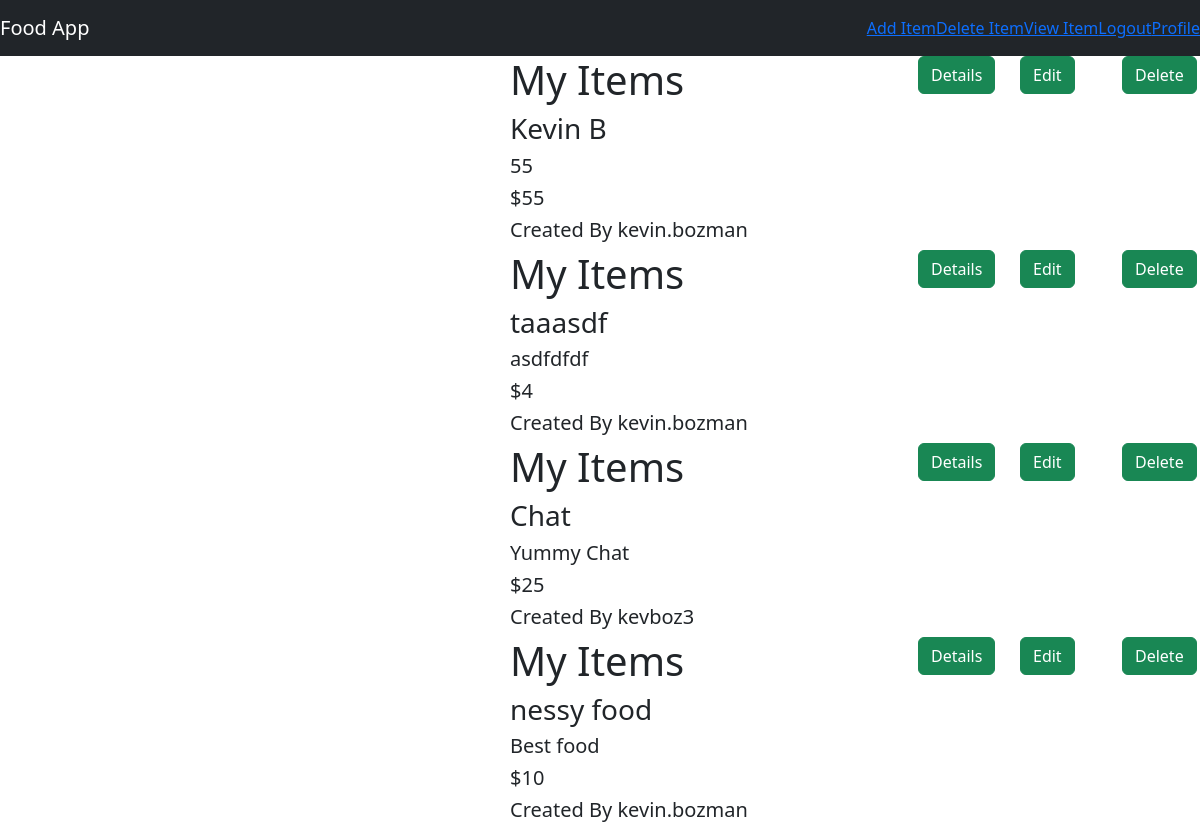
The page /food/ (signed in) on the database its author committed.
### food/models.py (models this page shows, shortened)
class Item(models.Model):
    item_name = models.CharField(max_length=200)
    item_desc = models.CharField(max_length=200)
    item_price = models.IntegerField()
    item_image = models.CharField(max_length=500, default="ff")
    user_name = models.ForeignKey(User, on_delete=models.CASCADE, default=1)

### food/views.py (the view)
# urls.py: path('', views.IndexClassView.as_view(), name='index'),
class IndexClassView(ListView):
    model = Item
    template_name = 'food/index.html'
    context_object_name = 'items' # this is the name of the object that is passed to the template so it's used for variables

### food/templates/food/index.html (shortened to what this page needs)
{% extends "food/base.html" %}
{% block body %}
    {% for item in items %}
        <div class="row">
            <div class="col-md-3 offset-md-2">
            </div>
            <div class="col-md-4">
                <h1>My Items</h1>
            <h3>{{item.item_name}}</h3>
            <h5>{{item.item_desc}}</h5>
            <h5>${{item.item_price}}</h5>
            <h5>Created By {{item.user_name}}</h5>
            </div>
            <div class="col-md-1">
                <a href="{% url 'food:detail' item.id %}" class="btn btn-success btn-primary">Details</a>
            </div>
            <div class="col-md-1">
                <a href="{% url 'food:update-item' item.id %}" class="btn btn-success btn-primary">Edit</a>
            </div>
            <div class="col-md-1">
                <a href="{% url 'food:delete-item' item.id %}" class="btn btn-success btn-primary">Delete</a>
            </div>
        </div>
    {% endfor %}
{% endblock %}

### food/static/food/style.css (style rules this page uses)
body { background-color:gray }

### rows shown on the page
Item: item_name "Kevin B", item_desc "55", item_price "55", user_name "kevin.bozman"
Item: item_name "taaasdf", item_desc "asdfdfdf", item_price "4", user_name "kevin.bozman"
Item: item_name "Chat", item_desc "Yummy Chat", item_price "25", user_name "kevboz3"
Item: item_name "nessy food", item_desc "Best food", item_price "10", user_name "kevin.bozman"
